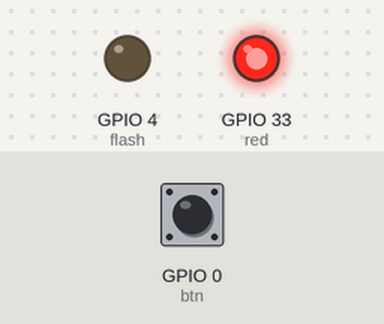
Bench run of a program on a simulated ESP32 board running MicroPython. Shown: output pins drawn as LEDs (lit = HIGH). The test bench sets the inputs (shaded band); at power-on: GPIO 0 (btn) HIGH. Random numbers come from a fixed seed; what the program prints to the serial console is not drawn.

Above: at 1.2 s.
1.3 s: GPIO 0 (btn) pulled LOW for 0.15 s
At 2.5 s:
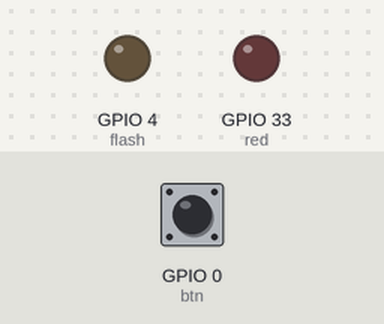
4.4 s: GPIO 0 (btn) pulled LOW for 1 s
6.9 s: GPIO 0 (btn) pulled LOW for 0.15 s
At 10.8 s:
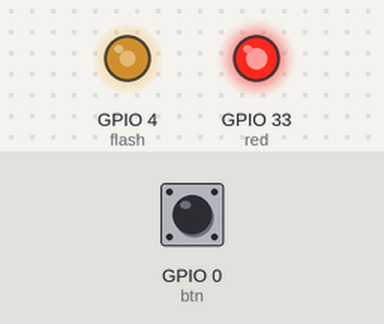
14.7 s: GPIO 0 (btn) pulsed LOW 2 times (0.12 s each, 0.3 s apart)
At 17.3 s:
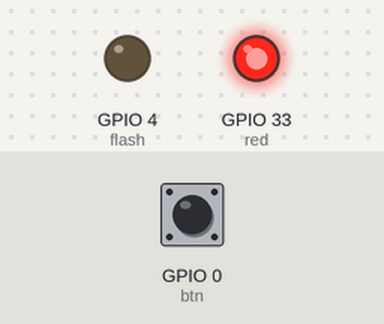
Timing chart, 0 to 18.7 s (numbered marks = the images above; inputs shaded):
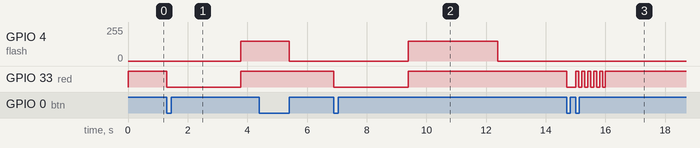

Measured:
- after the input at 1.3 s, GPIO 4 (flash): 0/255 → 150/255 after 2.5 s; GPIO 33 (red): HIGH → LOW at once, → HIGH 2.5 s later
- after the input at 6.9 s, GPIO 4 (flash): 0/255 → 150/255 after 2.5 s, → 0/255 3.0 s later; GPIO 33 (red): HIGH → LOW at once, → HIGH 2.5 s later
- after the input at 14.7 s, GPIO 33 (red): HIGH → LOW at once, then repeats every 0.20 s: HIGH 0.10 s, LOW 0.10 s, until it stays HIGH from 16.0 s

The program:

g3_reaction_game.py
```python
from machine import Pin, PWM, Timer
import time
import random

btn = Pin(0, Pin.IN, Pin.PULL_UP)               # 누르면 0
flash = PWM(Pin(4), freq=1000, duty=0)          # 플래시 (직시 금지)
red = Pin(33, Pin.OUT, value=1)                 # 0 이 켜짐

GO_DUTY = 600            # "지금!" 신호의 밝기
MIN_WAIT = 1000          # 랜덤 대기 최소(ms)
MAX_WAIT = 4000          # 랜덤 대기 최대(ms)
TOO_SLOW_MS = 3000       # 이 시간 안에 못 누르면 느림
RESULT_SHOW_MS = 1000    # 결과를 보여 주는 시간

IDLE = 0      # 대기: 버튼을 누르면 시작
READY = 1     # 준비: 빨간 LED 켜짐, 랜덤 시간 기다리는 중
GO = 2        # 플래시 켜짐: 지금 누르기
FOUL = 3      # 반칙: 빨간 LED 빠르게 깜빡
RESULT = 4    # 결과 보여 주는 중

state = IDLE
wait_ms = 0
t0 = 0                   # 상태가 시작된 시각
best = None              # 최고 기록(ms)
foul_cnt = 0
btn_last = 1

flag_10ms = False
flag_100ms = False
isr_cnt = 0

def timer_isr(t):
    global isr_cnt, flag_10ms, flag_100ms
    isr_cnt += 1
    if isr_cnt % 10 == 0:
        flag_10ms = True
    if isr_cnt % 100 == 0:
        flag_100ms = True
    if isr_cnt >= 1000:
        isr_cnt = 0

def start_round():
    global state, wait_ms, t0
    random.seed(time.ticks_ms())                   # 누른 시각으로 씨앗을 바꿔 매번 다르게
    wait_ms = random.randint(MIN_WAIT, MAX_WAIT)   # 1~4초 중 아무 때나
    t0 = time.ticks_ms()
    red.value(0)                                   # 준비 신호
    state = READY
    print("준비... 플래시가 켜지면 누르세요!")

def on_press():
    global state, t0, best, foul_cnt
    if state == IDLE:
        start_round()
    elif state == READY:                           # 너무 일찍 눌렀다
        flash.duty(0)
        foul_cnt = 0
        state = FOUL
        print("반칙! 너무 일찍 눌렀어요")
    elif state == GO:
        rt = time.ticks_diff(time.ticks_ms(), t0)  # 켜진 뒤 눌릴 때까지 걸린 시간
        print("반응 시간:", rt, "ms")
        if best is None or rt < best:
            best = rt
            print("★ 최고 기록 갱신!", best, "ms")
        else:
            print("최고 기록", best, "ms")
        t0 = time.ticks_ms()
        state = RESULT

def task_10ms():
    global state, t0, btn_last
    now = btn.value()
    if btn_last == 1 and now == 0:
        on_press()
    btn_last = now

    if state == READY and time.ticks_diff(time.ticks_ms(), t0) >= wait_ms:
        flash.duty(GO_DUTY)                        # 지금!
        red.value(1)
        t0 = time.ticks_ms()
        state = GO
    elif state == GO and time.ticks_diff(time.ticks_ms(), t0) >= TOO_SLOW_MS:
        flash.duty(0)
        state = IDLE
        print("너무 느려요. 다시 하려면 버튼")
    elif state == RESULT and time.ticks_diff(time.ticks_ms(), t0) >= RESULT_SHOW_MS:
        flash.duty(0)
        state = IDLE
        print("다시 하려면 버튼을 누르세요")

def task_100ms():
    global state, foul_cnt
    if state == FOUL:
        red.value(red.value() ^ 1)                 # 빠르게 깜빡
        foul_cnt += 1
        if foul_cnt >= 12:                         # 약 1.2초 깜빡이면 끝
            red.value(1)
            state = IDLE
            print("다시 하려면 버튼을 누르세요")

TASKS = [
    (10, task_10ms),
    (100, task_100ms),
]

tmr = Timer(0)
tmr.init(period=1, mode=Timer.PERIODIC, callback=timer_isr)
print("반응속도 게임! 버튼을 누르면 시작")

try:
    while True:
        if flag_10ms:
            flag_10ms = False
            task_10ms()
        if flag_100ms:
            flag_100ms = False
            task_100ms()
except KeyboardInterrupt:
    tmr.deinit()
    flash.duty(0)
    flash.deinit()
    red.value(1)
    print("정지. 최고 기록:", best)

# ⭐ 도전: 5판 평균을 내거나, 반칙을 3번 하면 게임 오버가 되게 만들어 보자.
```
